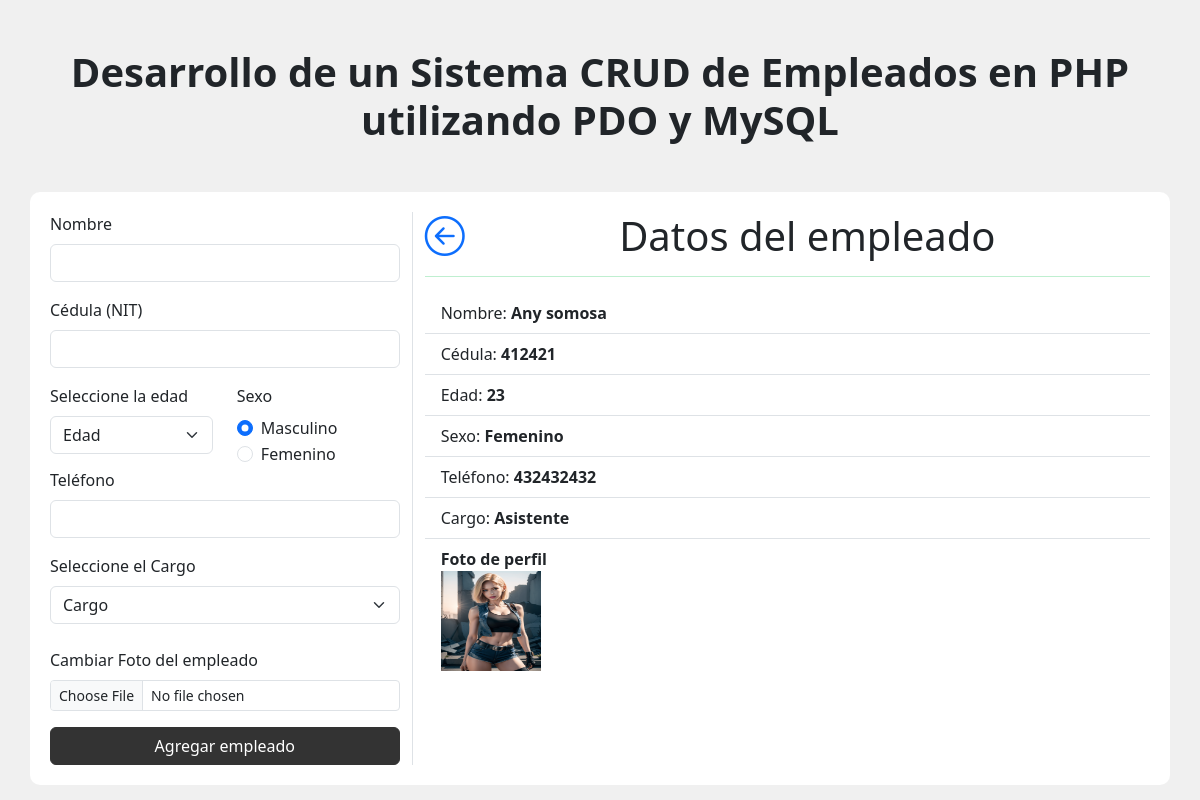
Screenshot of /visualizar.php?id=3 with the database file from the repository.
### tables this page shows
CREATE TABLE `tbl_empleados` (
  `id` int NOT NULL AUTO_INCREMENT,
  `nombre` varchar(100) NOT NULL,
  `edad` int DEFAULT NULL,
  `cedula` varchar(20) DEFAULT NULL,
  `sexo` varchar(10) DEFAULT NULL,
  `telefono` varchar(20) DEFAULT NULL,
  `cargo` varchar(100) DEFAULT NULL,
  `avatar` varchar(255) DEFAULT NULL,
  PRIMARY KEY (`id`)
);

### acciones/acciones.php (called while the page is built, shortened)
<?php
function obtenerDatosEmpleado($conexion, $id)
{
    $sql = ("SELECT * FROM tbl_empleados WHERE id = $id");
    $query = $conexion->query($sql);
    $empleado = $query->fetch_assoc();
    return $empleado;
}

### visualizar.php (the view, shortened to what this page needs)
<!doctype html>
<html lang="es">
<head>
    <link href="https://cdn.jsdelivr.net/npm/bootstrap@5.3.3/dist/css/bootstrap.min.css" rel="stylesheet">
    <link rel="stylesheet" href="https://cdn.jsdelivr.net/npm/bootstrap-icons@1.11.3/font/bootstrap-icons.min.css" />
    <link rel="stylesheet" href="assets/css/home.css">
</head>
<body>
    <h1 class="text-center mt-5 mb-5 fw-bold">Desarrollo de un Sistema CRUD de Empleados en PHP utilizando PDO y MySQL</h1>
    <div class="container">
        <div class="row justify-content-md-center">
            <div class="col-md-4" style="border-right: 1px solid #dee2e6;">
                <?php include("formulario.php"); ?>
            </div>
            <div class="col-md-8">
                <h1 class="text-center">
                    <a href="./" class="float-start">
                        <i class="bi bi-arrow-left-circle"> </i>
                    </a>
                    Datos del empleado
                    <hr>
                </h1>
                <?php
                if (isset($_GET['id'])) {
                    include("config/config.php");
                    include("acciones/acciones.php");
                    $id = $_GET['id'];
                    $dataInfo = obtenerDatosEmpleado($conexion, $id);
                } else {
                    header("location:./");
                }
                ?>
                <ul class="list-group list-group-flush">
                    <li class="list-group-item">Nombre: <strong> <?php echo $dataInfo['nombre']; ?></strong></li>
                    <li class="list-group-item">Cédula: <strong><?php echo $dataInfo['cedula']; ?></strong></li>
                    <li class="list-group-item">Edad: <strong><?php echo $dataInfo['edad']; ?></strong></li>
                    <li class="list-group-item">Sexo: <strong><?php echo $dataInfo['sexo']; ?></strong></li>
                    <li class="list-group-item">Teléfono: <strong><?php echo $dataInfo['telefono']; ?></strong></li>
                    <li class="list-group-item">Cargo: <strong><?php echo $dataInfo['cargo']; ?></strong></li>
                    <li class="list-group-item">
                        <strong>Foto de perfil</strong> <br>
                        <img src="acciones/fotos_empleados/<?php echo $dataInfo['avatar']; ?>" alt='<?php echo $dataInfo['nombre']; ?>' width="100" height="100">
                    </li>
                </ul>
            </div>
        </div>
    </div>
</body>
</html>

### assets/css/home.css (style rules this page uses)
body { background-color: #f0f0f0 !important; }
.container { background-color: #fff !important; padding: 20px; border-radius: 10px; }
hr { height: 0.1px !important; color: #06c046 !important; width: 100% !important; background-color: red; }

### rows the page displays
tbl_empleados: nombre "Any somosa", cedula "412421", edad "23", sexo "Femenino", telefono "432432432", cargo "Asistente", avatar (picture)
